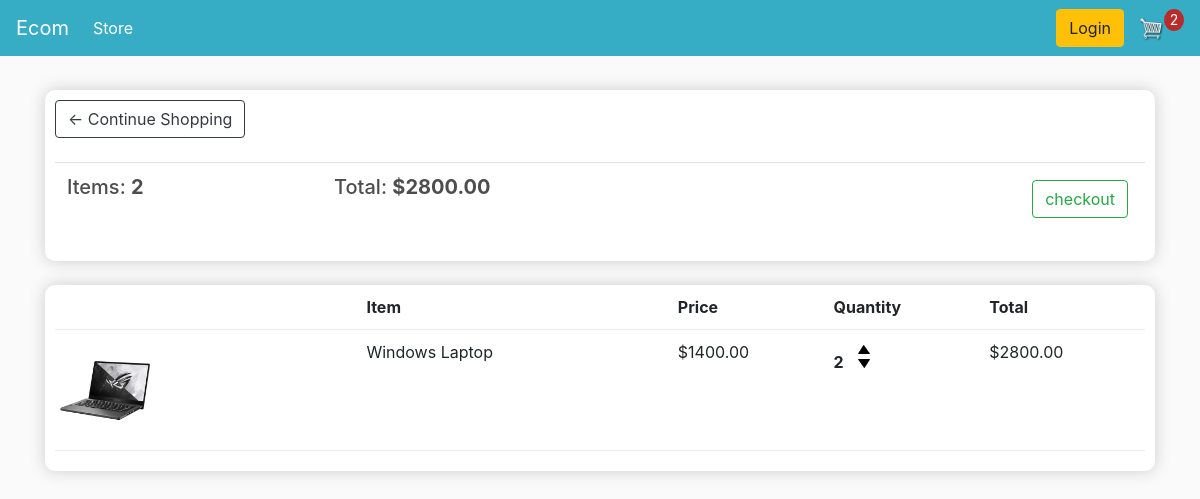
The page /cart/ (signed in) on the database as committed earlier.
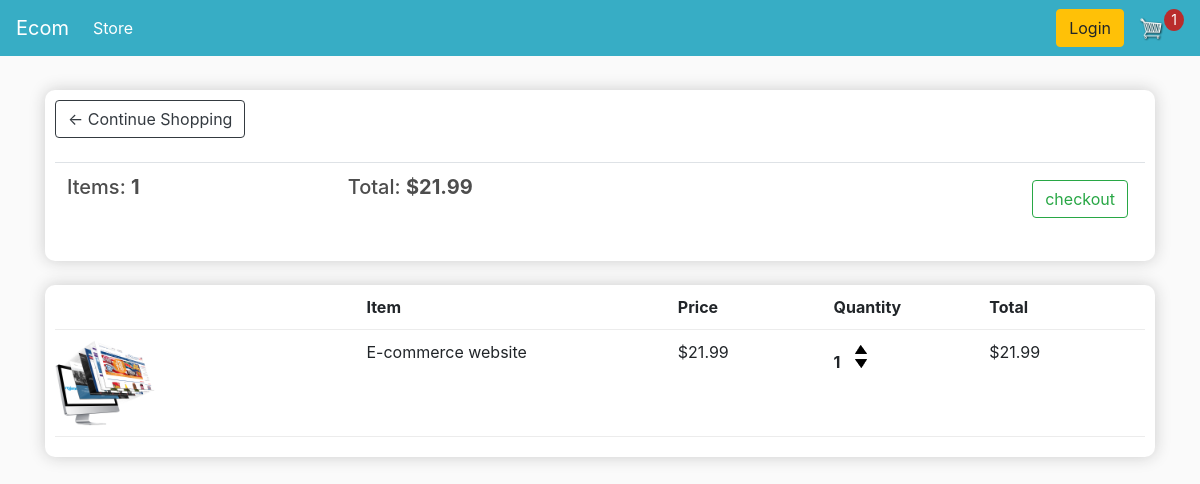
The same page on the database as committed later.
### store/models.py (models this page shows, shortened)
class Order(models.Model):
    customer = models.ForeignKey(Customer, on_delete=models.SET_NULL, blank=True, null=True)
    data_ordered = models.DateTimeField(auto_now_add=True)
    complete = models.BooleanField(default=False, null=True, blank=False)
    trasacrion_id = models.CharField(max_length=200, null=True)
    @property
    def get_cart_total(self):
        orderitems = self.orderitem_set.all()
        total = sum([item.get_total for item in orderitems])
        return total
    @property
    def get_cart_items(self):
        orderitems = self.orderitem_set.all()
        total = sum([item.quantity for item in orderitems])
        return total

class OrderItem(models.Model):
    product = models.ForeignKey(Product, on_delete=models.SET_NULL, blank=True, null=True)
    order = models.ForeignKey(Order, on_delete=models.SET_NULL, blank=True, null=True)
    quantity = models.IntegerField(default=0, null=True, blank=True)
    data_added = models.DateTimeField(auto_now_add=True)
    @property
    def get_total(self):
        total = self.product.price * self.quantity
        return total

class Product(models.Model):
    name = models.CharField(max_length=100, null=True )
    price = models.FloatField()
    digital = models.BooleanField(default=False, null=True, blank=False)
    image = models.ImageField(null=True, blank=True)
    @property
    def imageURL(self):
        try:
            url = self.image.url
        except:
            url = ""
        return url

### store/views.py (the view)
# urls.py: path('cart/', views.cart, name='cart'),
def cart(request):
    if request.user.is_authenticated:
        customer = request.user.customer
        order, created = Order.objects.get_or_create(customer = customer, complete = False) # find the order if not create it
        items = order.orderitem_set.all()
        cartItems = order.get_cart_items
    else:
        items = []
        order = {'get_cart_items':0, "get_cart_total": 0 , "shipping": False}
        cartItems = order['get_cart_items']
    context = {'items': items, 'order': order, 'cartItems': cartItems}
    return render(request, 'store/cart.html', context)

### store/templates/store/cart.html
{% extends 'store/main.html' %}
{% load static %}
{% block content %}
<div class="row">
    <div class="col-lg-12">
        <div class="box-element">
            <a class="btn btn-outline-dark" href="{% url 'store' %}">&#x2190; Continue Shopping</a>
            <br>
            <br>
            <table class="table">
                <tr>
                    <th><h5>Items: <strong>{{order.get_cart_items}}</strong></h5></th>
                    <th><h5>Total: <strong>${{order.get_cart_total|floatformat:2}}</strong></h5></th>
                    <th>
                        <a style="float: right; margin: 5px;" class="btn btn-outline-success " href="{% url 'checkout' %}">checkout</a>
                    </th>
                </tr>
            </table>
        </div>
        <br>
        <div class="box-element">
            <div class="cart-row">
                <div style="flex: 2;"></div>
                <div style="flex: 2;"><strong>Item</strong></div>
                <div style="flex: 1;"><strong>Price</strong></div>
                <div style="flex: 1;"><strong>Quantity</strong></div>
                <div style="flex: 1;"><strong>Total</strong></div>
            </div>
            {% for item in items %}
            <div class="cart-row">
                <div style="flex: 2;"> <img class="row-image" src="{{ item.product.imageURL }}" alt=""></div>
                <div style="flex: 2;">{{ item.product.name }}</div>
                <div style="flex: 1;">${{ item.product.price|floatformat:2 }}</div>
                <div style="flex: 1;">
                    <p class="quantity">{{ item.quantity }}</p>
                    <div class="quantity">
                        <img data-product={{item.product.id}} data-action="add" class="chg-quantity update-cart" src="{% static 'images/arrow-up.png' %}" >
                        <img data-product={{item.product.id}} data-action="remove" class="chg-quantity update-cart" src="{% static 'images/arrow-down.png' %}">
                    </div>
                </div>
                <div style="flex: 1;">${{item.get_total |floatformat:2 }}</div>
            </div>
            {% endfor %}
        </div>
    </div>
</div>
{% endblock content %}

### store/templates/store/main.html (shortened to what this page needs)
<!DOCTYPE html>
{% load static %}
<html lang="en">
<head>
    <link rel="stylesheet" href="https://stackpath.bootstrapcdn.com/bootstrap/4.4.1/css/bootstrap.min.css">
    <link rel="stylesheet" type="text/css" href="{% static 'css/main.css' %}">
</head>
<body>
    <nav class="navbar navbar-expand-lg navbar-dark bg-dark">
        <a class="navbar-brand" href="{% url 'store' %}">Ecom</a>
        <div class="collapse navbar-collapse" id="navbarSupportedContent">
          <ul class="navbar-nav mr-auto">
            <li class="nav-item active">
              <a class="nav-link" href="{% url 'store' %}">Store <span class="sr-only">(current)</span></a>
            </li>
          </ul>
          <div class="form-inline my-2 my-lg-0">
            <a href="#"class="btn btn-warning">Login</a>
            <a href="{% url 'cart' %}">
               <img  id="cart-icon" src="{% static 'images/cart.png' %}">
           </a>
           <p id="cart-total">{{cartItems}}</p>
       </div>
        </div>
      </nav>
    <div class="container">
        <br>
        {% block content %}
        {% endblock content %}
    </div>
</body>
</html>

### static/css/main.css (style rules this page uses)
body { background-color: hsl(0, 0%, 98%); }
h1,h2,h3,h4,h5,h6 { color:hsl(0, 0%, 30%); }
.box-element { box-shadow:hsl(0, 0%, 80%) 0 0 16px; background-color: #fff; border-radius: 10px; padding: 10px; }
.bg-dark { background-color: #0098b6c7!important; }
#cart-icon { width:25px; display: inline-block; margin-left: 15px; }
#cart-total { display: block; text-align: center; color:#fff; background-color: rgb(185, 44, 44); width: 20px; height: 22px; border-radius: 50%; font-size: 14px; }
.col-lg-4, .col-lg-6, .col-lg-8, .col-lg-12 { margin-top: 10px; }
.btn { border-radius: 10; }
.row-image { width: 100px; }
.cart-row { display: flex; align-items: flex-stretch; padding-bottom: 10px; margin-bottom: 10px; border-bottom: 1px solid #ececec; }
.quantity { display: inline-block; font-weight: 700; padding-right:10px; }
.chg-quantity { width: 12px; cursor: pointer; display: block; margin-top: 5px; transition:.1s; }

Rows that differ between the two databases and show on the page:
removed OrderItem: product.imageURL (picture), product.name "Windows Laptop", product.price "1400.00", quantity "2", get_total "2800.00"
computed for Order: get_cart_items "2" → "1"; get_cart_total "2800.00" → "21.99"
added OrderItem: product.imageURL (picture), product.name "E-commerce website", product.price "21.99", quantity "1", get_total "21.99"
Other text that changed with them:
{{ cartItems }}: "2" → "1"
